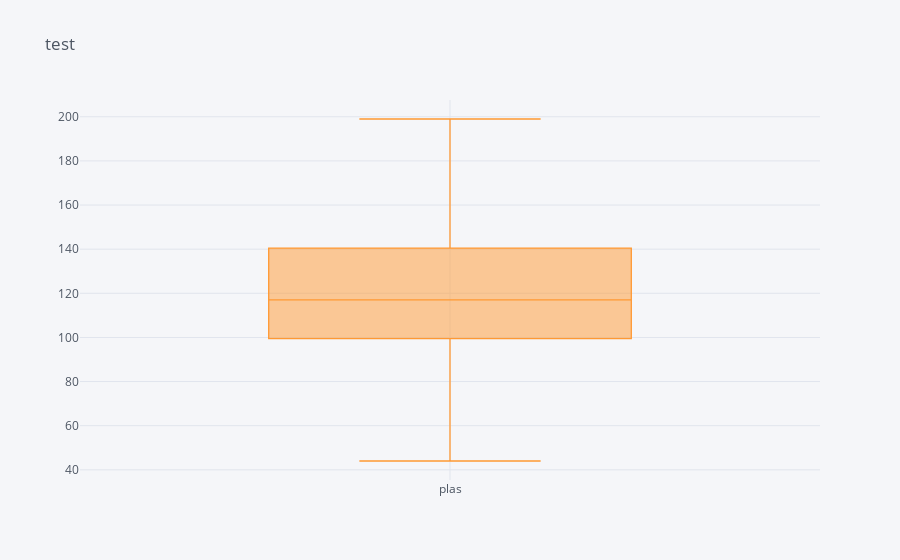

Notebook cell for this chart:
### Code cell
data['plas'].iplot(kind='box', title='test')

### Figure 1 — Plotly figure (JSON) as saved in the notebook; plotly's stock layout.template omitted (floating-point values rounded to 4 significant figures; data arrays with more than 128 entries replaced by an {"elided": "..."} marker saying what was removed)
{"data": [{"boxpoints": false, "line": {"width": 1.3}, "marker": {"color": "rgba(255, 153, 51, 1.0)"}, "name": "plas", "orientation": "v", "type": "box", "y": {"elided": "768 float values"}}], "layout": {"legend": {"bgcolor": "#F5F6F9", "font": {"color": "#4D5663"}}, "paper_bgcolor": "#F5F6F9", "plot_bgcolor": "#F5F6F9", "title": {"font": {"color": "#4D5663"}, "text": "test"}, "xaxis": {"gridcolor": "#E1E5ED", "showgrid": true, "tickfont": {"color": "#4D5663"}, "title": {"font": {"color": "#4D5663"}, "text": ""}, "zerolinecolor": "#E1E5ED"}, "yaxis": {"gridcolor": "#E1E5ED", "showgrid": true, "tickfont": {"color": "#4D5663"}, "title": {"font": {"color": "#4D5663"}, "text": ""}, "zerolinecolor": "#E1E5ED"}}}
